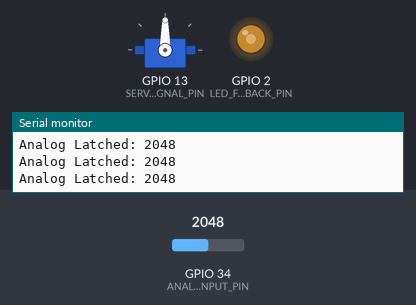
The sketch below on a simulated ESP32. Shown: servo, output pins drawn as LEDs (lit = HIGH), the last lines printed to the serial monitor. The inputs (shaded band) are chosen by the test bench; at power-on: GPIO 34 (ANALOG_INPUT_PIN) = 2048.

Above: at 1.3 s.
1.4 s: GPIO 34 (ANALOG_INPUT_PIN) set to 2540
At 2.3 s:
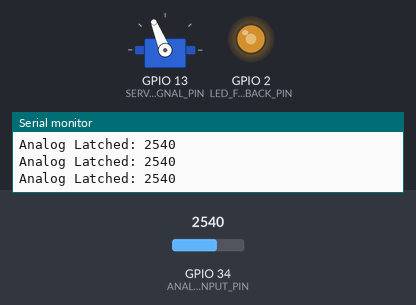
2.9 s: GPIO 34 (ANALOG_INPUT_PIN) set to 2866
At 3.4 s:
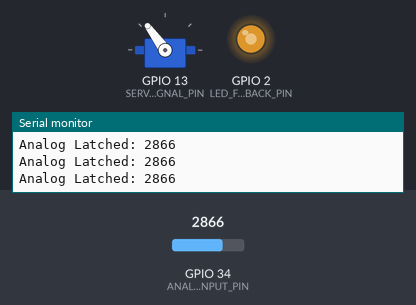
4.4 s: GPIO 34 (ANALOG_INPUT_PIN) set to 3603
At 5.6 s:
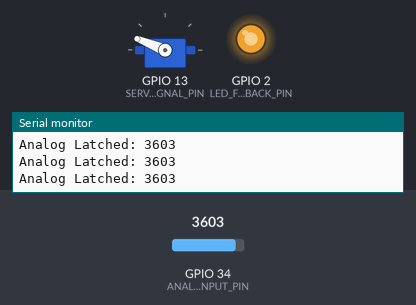
5.9 s: GPIO 34 (ANALOG_INPUT_PIN) set to 4095
At 6.9 s:
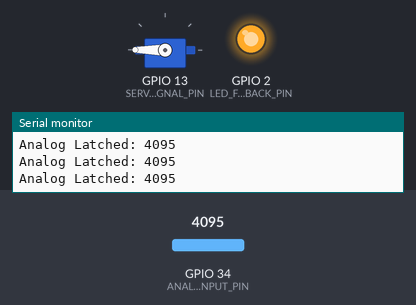
7.4 s: GPIO 34 (ANALOG_INPUT_PIN) set to 1228
At 8.1 s:
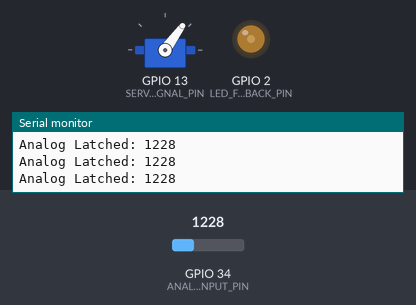
8.9 s: GPIO 34 (ANALOG_INPUT_PIN) set to 2047
At 9.2 s:
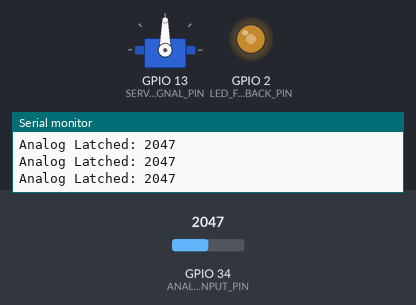
Timing chart, 0 to 11.4 s (numbered marks = the images above; inputs shaded):
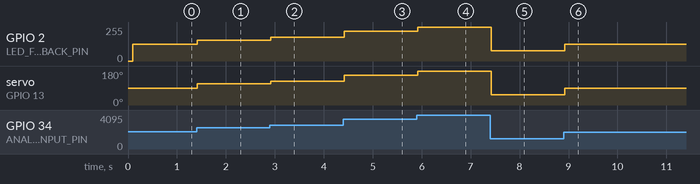

The sketch:

IDE_skatch.ino
```cpp
#include <ESP32Servo.h>

// I moved this to Pin 34 (a safe, input-only pin for ADC)
const int ANALOG_INPUT_PIN = 34;
const int SERVO_SIGNAL_PIN = 13;
const int LED_FEEDBACK_PIN = 2;

const int ANALOG_DEADBAND = 6;
const int SERVO_MIN_US = 500;
const int SERVO_MAX_US = 2500;
const int SERVO_CENTER_US = 1500;
const int SERVO_COMMAND_DEADBAND_US = 2;

const int LED_PWM_FREQUENCY = 5000;
const int LED_PWM_RESOLUTION_BITS = 8;

Servo airbrakeServo;

void setup() {
  Serial.begin(115200);

  // 1. Setup Servo first
  airbrakeServo.setPeriodHertz(50);
  airbrakeServo.attach(SERVO_SIGNAL_PIN, SERVO_MIN_US, SERVO_MAX_US);
  airbrakeServo.writeMicroseconds(SERVO_CENTER_US);

  delay(100); // Give the ESP32 a moment to assign timers

  // 2. Setup LED second
  ledcAttach(LED_FEEDBACK_PIN, LED_PWM_FREQUENCY, LED_PWM_RESOLUTION_BITS);
  ledcWrite(LED_FEEDBACK_PIN, 0);

  Serial.println("Setup Complete. Turn your potentiometer!");
}

void loop() {
  static int latchedAnalog = -1;
  static int lastPulseUs = SERVO_CENTER_US;

  // Read the knob
  int analogValue = analogRead(ANALOG_INPUT_PIN);

  if (latchedAnalog < 0) {
    latchedAnalog = analogValue;
  } else if (abs(analogValue - latchedAnalog) >= ANALOG_DEADBAND) {
    latchedAnalog = analogValue;
  }

  // Calculate where the servo should go
  int targetPulseUs = map(latchedAnalog, 0, 4095, SERVO_MIN_US, SERVO_MAX_US);

  if (abs(targetPulseUs - lastPulseUs) >= SERVO_COMMAND_DEADBAND_US) {
    lastPulseUs = targetPulseUs;
  }

  // Move servo
  airbrakeServo.writeMicroseconds(lastPulseUs);

  // Update LED
  int ledDuty = map(constrain(lastPulseUs, SERVO_MIN_US, SERVO_MAX_US), SERVO_MIN_US, SERVO_MAX_US, 0, 255);
  ledcWrite(LED_FEEDBACK_PIN, ledDuty);

  Serial.print("Analog Latched: ");
  Serial.println(latchedAnalog);

  delay(20);
}
```

Measured:
- after the input at 1.4 s, GPIO 2 (LED_FEEDBACK_PIN): 127/255 → 157/255 at once; servo on GPIO 13 (SERVO_SIGNAL_PIN): 90° → 112° at once
- after the input at 2.9 s, GPIO 2 (LED_FEEDBACK_PIN): 157/255 → 177/255 at once; servo on GPIO 13 (SERVO_SIGNAL_PIN): 112° → 126° at once
- after the input at 4.4 s, GPIO 2 (LED_FEEDBACK_PIN): 177/255 → 223/255 at once; servo on GPIO 13 (SERVO_SIGNAL_PIN): 126° → 158° at once
- after the input at 5.9 s, GPIO 2 (LED_FEEDBACK_PIN): 223/255 → 255/255 at once; servo on GPIO 13 (SERVO_SIGNAL_PIN): 158° → 180° at once
- after the input at 7.4 s, GPIO 2 (LED_FEEDBACK_PIN): 255/255 → 76/255 at once; servo on GPIO 13 (SERVO_SIGNAL_PIN): 180° → 54° at once
- after the input at 8.9 s, GPIO 2 (LED_FEEDBACK_PIN): 76/255 → 127/255 at once; servo on GPIO 13 (SERVO_SIGNAL_PIN): 54° → 90° at once
